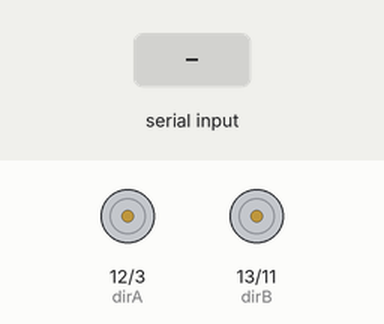
The sketch below on a simulated Arduino Uno, built with avr-gcc and run on an emulated ATmega328P. On the bench: direction and speed pins drawn as motors (green arrow = direction pin HIGH = forward, orange = LOW = backward, longer = more drive). Inputs (shaded band) come from the test bench. What the sketch prints to the serial monitor is not drawn.

Above: at 1.2 s.
1.3 s: "Forward" received over Serial
At 3.5 s:
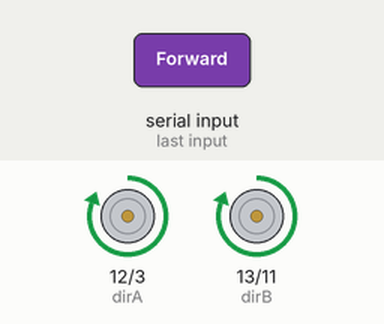
3.8 s: "Backward" received over Serial
At 5.6 s:
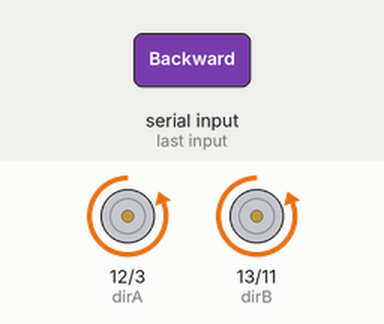
6.3 s: "Left" received over Serial
At 8.4 s:
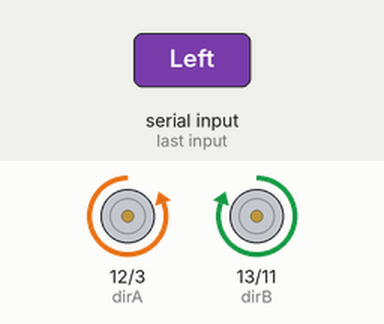
8.7 s: "Right" received over Serial
At 10.5 s:
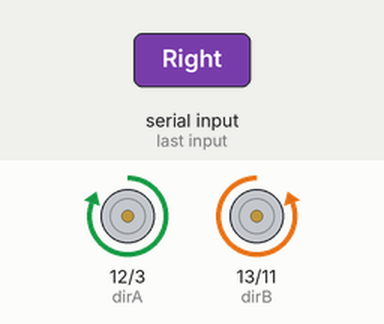
11.1 s: "Stop" received over Serial
At 12.4 s:
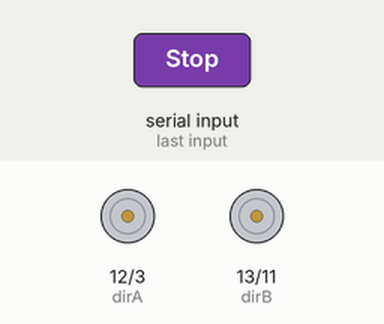
13.6 s: "ForwardStop" received over Serial
At 14.75 s:
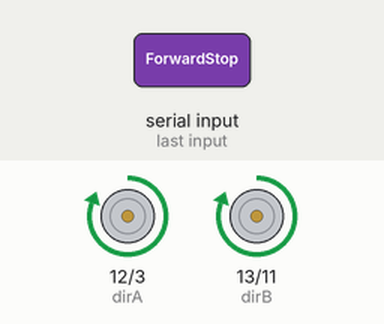
Timing chart, 0 to 16.6 s (numbered marks = the images above; inputs shaded):
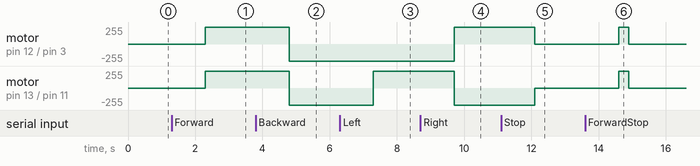

The sketch:

serial_Cable_to_motor_testv3.ino
```cpp
//char dataString[100] = {0};
char dataBuffer[128] = {0};
String dataString = "";
int a =0;

int dirA = 12;
int dirB = 13;
int speedA = 3;
int speedB = 11;
int slow = 200;
int fast = 300;
int faster = 400;
int turn = 200;

void setup() {
    Serial.begin(115200);              //Starting serial communication

     while (!Serial) {
      ; // wait for serial port to connect. Needed for native USB port only
     }
    pinMode (dirA, OUTPUT);
    pinMode (dirB, OUTPUT);
    pinMode (speedA, OUTPUT);
    pinMode (speedB, OUTPUT);
    dataString = "";
}

void loop() {
  if(Serial.available() ){

    dataString = "";
    dataString = Serial.readString();

   digitalWrite(speedA, LOW);
   digitalWrite(speedB, LOW);
   const char *payload;
   payload = dataString.c_str();
   if(strcmp(payload, "Forward") == 0 ){

          // move the motor A to one direction increasing speed
          digitalWrite (dirA, HIGH);
          digitalWrite (dirB, HIGH);

          analogWrite (speedA, 255);
          analogWrite (speedB, 255);

     }else if(strcmp(payload, "Backward") == 0 ){
         //backward
        digitalWrite (dirA, LOW);
        digitalWrite (dirB, LOW);

        analogWrite (speedA, 255);
        analogWrite (speedB, 255);


    }else if(strcmp(payload, "Left") == 0 ){
       //Left

      digitalWrite (dirA, LOW);
      digitalWrite (dirB, HIGH);

      analogWrite (speedA, 255);
      analogWrite (speedB, 255);

    }else if(strcmp(payload, "Right") == 0 ){
         //Right
        digitalWrite (dirA, HIGH);
        digitalWrite (dirB, LOW);

        analogWrite (speedA, 255);
        analogWrite (speedB, 255);


    }else if(strcmp(payload, "Stop") == 0 ){
        digitalWrite(speedA, LOW);
        digitalWrite(speedB, LOW);

    }else if(strcmp(payload, "ForwardStop") == 0){
        // move the motor A to one direction increasing speed
          digitalWrite (dirA, HIGH);
          digitalWrite (dirB, HIGH);

          analogWrite (speedA, 255);
          analogWrite (speedB, 255);
          delay (fast);
            // stop the motor
         digitalWrite(speedA, LOW);
         digitalWrite(speedB, LOW);


    }else if(strcmp(payload, "BackwardStop") == 0){
        // move the motor A to one direction increasing speed
          digitalWrite (dirA, LOW);
          digitalWrite (dirB, LOW);

          analogWrite (speedA, 255);
          analogWrite (speedB, 255);
          delay (fast);

          // stop the motor
          digitalWrite(speedA, LOW);
          digitalWrite(speedB, LOW);

    }else if(strcmp(payload, "LeftStop") == 0){
         //Left

      digitalWrite (dirA, LOW);
      digitalWrite (dirB, HIGH);

      analogWrite (speedA, 255);
      analogWrite (speedB, 255);
      delay (fast);

      // stop the motor
      digitalWrite(speedA, LOW);
      digitalWrite(speedB, LOW);

    }else if(strcmp(payload, "RightStop") == 0){
        //Right
        digitalWrite (dirA, HIGH);
        digitalWrite (dirB, LOW);

        analogWrite (speedA, 255);
        analogWrite (speedB, 255);

        delay (fast);

         // stop the motor
        digitalWrite(speedA, LOW);
        digitalWrite(speedB, LOW);

    }else if(strcmp(payload, "ForwardFast") == 0){
        // move the motor A to one direction increasing speed
          digitalWrite (dirA, HIGH);
          digitalWrite (dirB, HIGH);

          analogWrite (speedA, 255);
          analogWrite (speedB, 255);
          delay (faster);
            // stop the motor
         digitalWrite(speedA, LOW);
         digitalWrite(speedB, LOW);
    }else if(strcmp(payload, "LeftAuto") == 0){

      digitalWrite (dirA, LOW);
      digitalWrite (dirB, HIGH);

      analogWrite (speedA, 255);
      analogWrite (speedB, 255);
      delay (turn);

      // stop the motor
      digitalWrite(speedA, LOW);
      digitalWrite(speedB, LOW);
    }else if(strcmp(payload, "RightAuto") == 0){
        //Right
        digitalWrite (dirA, HIGH);
        digitalWrite (dirB, LOW);

        analogWrite (speedA, 255);
        analogWrite (speedB, 255);

        delay (turn);

         // stop the motor
        digitalWrite(speedA, LOW);
        digitalWrite(speedB, LOW);
    }else{
      //error input
    }
    Serial.write('g');
  }//end of if
}
```

Measured:
- after the input at 1.3 s, motor on pin 12 (dirA) / pin 3 (speedA), motor on pin 13 (dirB) / pin 11 (speedB): stopped → forward 255/255 after 1.0 s
- after the input at 3.8 s, motor on pin 12 (dirA) / pin 3 (speedA), motor on pin 13 (dirB) / pin 11 (speedB): forward 255/255 → backward 255/255 after 1.0 s
- after the input at 6.3 s, motor on pin 13 (dirB) / pin 11 (speedB): backward 255/255 → forward 255/255 after 1.0 s
- after the input at 8.7 s, motor on pin 12 (dirA) / pin 3 (speedA): backward 255/255 → forward 255/255 after 1.0 s; motor on pin 13 (dirB) / pin 11 (speedB): forward 255/255 → backward 255/255 after 1.0 s
- after the input at 11.1 s, motor on pin 12 (dirA) / pin 3 (speedA): forward 255/255 → stopped after 1.0 s; motor on pin 13 (dirB) / pin 11 (speedB): backward 255/255 → stopped after 1.0 s
- after the input at 13.6 s, motor on pin 12 (dirA) / pin 3 (speedA), motor on pin 13 (dirB) / pin 11 (speedB): stopped → forward 255/255 after 1.0 s, → stopped 0.30 s later
